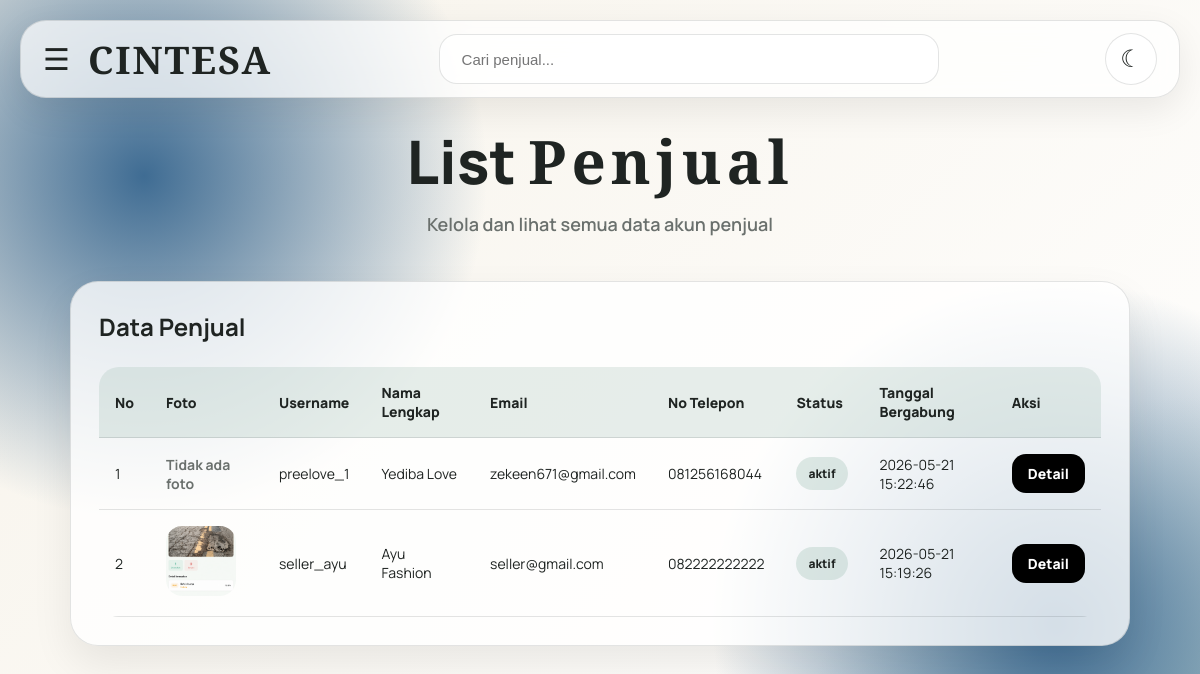
The page /admin/list_penjual.php (signed in) on the database its author committed.
### tables this page shows
CREATE TABLE `user` (
  `id_user` int(11) NOT NULL,
  `foto_profile` varchar(255) DEFAULT NULL,
  `username` varchar(50) NOT NULL,
  `nama_lengkap` varchar(100) NOT NULL,
  `email` varchar(100) NOT NULL,
  `password` varchar(255) NOT NULL,
  `nomor_telepon` varchar(20) DEFAULT NULL,
  `role` enum('admin','penjual','pembeli') NOT NULL,
  `status` enum('aktif','nonaktif') DEFAULT 'aktif',
  `tanggal_bergabung` datetime DEFAULT current_timestamp()
);

### admin/list_penjual.php (the view, shortened to what this page needs)
<?php
include '../include/koneksi.php';
$query = mysqli_query($koneksi, "SELECT * FROM user
    WHERE role='penjual'
    ORDER BY tanggal_bergabung DESC
");
?>
<!DOCTYPE html>
<html lang="id">
<head>
    <link rel="stylesheet" href="../assets/css/login.css">
    <link rel="stylesheet" href="../assets/css/admin.css">
    <link rel="stylesheet" href="../assets/css/table_admin.css">
</head>
<body>
<nav class="top-navbar">
    <div class="nav-left">
        <button class="menu-btn" id="menuToggle">☰</button>
        <h2>CINTESA</h2>
    </div>
    <div class="nav-center">
        <input type="text" placeholder="Cari penjual...">
    </div>
    <div class="nav-right">
        <button class="theme-toggle" id="themeToggle">☾</button>
    </div>
</nav>
<div class="admin-container">
    <div class="admin-header">
        <h1>List <span class="brand">Penjual</span></h1>
        <p>Kelola dan lihat semua data akun penjual</p>
    </div>
    <div class="table-card">
        <div class="table-title">
            <h2>Data Penjual</h2>
        </div>
        <div class="table-responsive">
            <table class="admin-table">
                <thead>
                    <tr>
                        <th>No</th>
                        <th>Foto</th>
                        <th>Username</th>
                        <th>Nama Lengkap</th>
                        <th>Email</th>
                        <th>No Telepon</th>
                        <th>Status</th>
                        <th>Tanggal Bergabung</th>
                        <th>Aksi</th>
                    </tr>
                </thead>
                <tbody>
                    <?php
                    $no = 1;
                    if (mysqli_num_rows($query) > 0) {
                        while ($data = mysqli_fetch_assoc($query)) {
                    ?>
                    <tr>
                        <td><?php echo $no++; ?></td>
                        <td>
                            <?php if (!empty($data['foto_profile'])) { ?>
                                <img class="table-img" src="../uploads/profile/<?php echo htmlspecialchars($data['foto_profile']); ?>">
                            <?php } else { ?>
                                <span class="empty-text">Tidak ada foto</span>
                            <?php } ?>
                        </td>
                        <td><?php echo htmlspecialchars($data['username']); ?></td>
                        <td><?php echo htmlspecialchars($data['nama_lengkap']); ?></td>
                        <td><?php echo htmlspecialchars($data['email']); ?></td>
                        <td><?php echo htmlspecialchars($data['nomor_telepon']); ?></td>
                        <td>
                            <span class="status-badge">
                                <?php echo htmlspecialchars($data['status']); ?>
                            </span>
                        </td>
                        <td><?php echo htmlspecialchars($data['tanggal_bergabung']); ?></td>
                        <td>
                            <a class="btn-detail" href="detail_user.php?id=<?php echo $data['id_user']; ?>">
                                Detail
                            </a>
                        </td>
                    </tr>
                    <?php
                        }
                    } else {
                    ?>
                    <tr>
                        <td colspan="9" class="empty-data">Belum ada data penjual.</td>
                    </tr>
                    <?php } ?>
                </tbody>
            </table>
        </div>
    </div>
</div>
</body>
</html>

### assets/css/login.css (style rules this page uses)
* { margin: 0; padding: 0; box-sizing: border-box; }
:root { --bg-1: #f7f3ea; --bg-2: #ded7ca; --bg-3: #9dbdb1; --text: #1f2422; --muted: #6a706d; --field: rgba(255, 255, 255, 0.78); --border: rgba(31, 36, 34, 0.12); --black: #080808; --box: rgba(255, 255, 255, 0.55); --accent: #7b9b91; }
body { min-height: 100svh; font-family: "Manrope", Arial, sans-serif; color: var(--text); background: radial-gradient(circle at 12% 22%, #3f6c93, transparent 28%), radial-gradient(circle at 88% 78%, #3f6c93, transparent 28%), radial-gradient(circle at bottom right, #b9d3ca, transparent 28%), linear-gradient(135deg, #f7f3ea, #ffffff); display: grid; place-items: center; padding: 90px 24px 40px; transition: 0.4s ease; }
.theme-toggle { position: fixed; top: 28px; right: 32px; width: 52px; height: 52px; border: none; border-radius: 50%; cursor: pointer; background: var(--box); color: var(--text); border: 1px solid var(--border); backdrop-filter: blur(14px); font-size: 24px; transition: 0.3s ease; z-index: 10; }

### assets/css/admin.css (style rules this page uses)
.admin-container { width: min(100%, 1200px); margin-top: 130px; animation: fadeUp 0.9s ease both; }
.top-navbar { position: fixed; top: 20px; left: 20px; right: 20px; height: 78px; background: rgba(255,255,255,0.72); border: 1px solid var(--border); border-radius: 26px; backdrop-filter: blur(16px); display: flex; align-items: center; justify-content: space-between; padding: 0 22px; z-index: 999; box-shadow: 0 12px 35px rgba(0,0,0,0.08); }
.nav-left { display: flex; align-items: center; gap: 18px; }
.nav-left h2 { font-family: "Playfair Display", serif; letter-spacing: 2px; font-size: 38px; color: var(--text); }
.menu-btn { border: none; background: transparent; font-size: 30px; cursor: pointer; color: var(--text); }
.nav-center { flex: 1; display: flex; justify-content: center; padding: 0 40px; }
.nav-center input { width: min(100%, 500px); height: 50px; border: 1px solid var(--border); border-radius: 18px; padding: 0 22px; outline: none; background: var(--field); color: var(--text); font-size: 15px; transition: 0.3s ease; }
.nav-right { display: flex; align-items: center; gap: 14px; }
.theme-toggle { position: static; width: 52px; height: 52px; flex-shrink: 0; }
.admin-header { text-align: center; margin-bottom: 45px; }
.admin-header h1 { font-size: clamp(38px, 5vw, 62px); font-weight: 800; color: var(--text); margin-bottom: 10px; }
.admin-header .brand { font-family: "Playfair Display", serif; letter-spacing: 5px; }
.admin-header p { font-size: 18px; color: var(--muted); font-weight: 600; }
@media (max-width: 1200px) { body { display: block !important; padding: 120px 24px 40px; } }
@media (max-width: 1200px) { .admin-container { width: 92%; margin: 0 auto; } }

### assets/css/table_admin.css (style rules this page uses)
.table-card { width: 100%; background: var(--field); border: 1px solid var(--border); border-radius: 28px; padding: 28px; backdrop-filter: blur(14px); box-shadow: 0 18px 40px rgba(0,0,0,0.08); }
.table-title { display: flex; justify-content: space-between; align-items: center; gap: 16px; margin-bottom: 24px; }
.table-title h2 { color: var(--text); font-size: 24px; }
.table-responsive { width: 100%; overflow-x: auto; border-radius: 20px; }
.admin-table { width: 100%; min-width: 950px; border-collapse: collapse; }
.admin-table th, .admin-table td { padding: 16px; text-align: left; border-bottom: 1px solid var(--border); color: var(--text); font-size: 14px; vertical-align: middle; }
.admin-table th { background: rgba(157,189,177,0.25); font-weight: 800; }
.table-img { width: 70px; height: 70px; object-fit: cover; border-radius: 16px; }
.btn-detail { display: inline-flex; align-items: center; justify-content: center; padding: 10px 16px; border-radius: 14px; background: #000; color: #fff; text-decoration: none; font-weight: 800; transition: 0.3s ease; }
.status-badge { display: inline-block; padding: 8px 12px; border-radius: 999px; background: rgba(157,189,177,0.32); font-weight: 800; font-size: 12px; }
.empty-text { color: var(--muted); font-weight: 700; }

### rows shown on the page
user: foto_profile "Tidak ada foto", username "preelove_1", nama_lengkap "Yediba Love", email "zekeen671@gmail.com", nomor_telepon "081256168044", status "aktif", tanggal_bergabung "2026-05-21 15:22:46"
user: foto_profile (picture), username "seller_ayu", nama_lengkap "Ayu Fashion", email "seller@gmail.com", nomor_telepon "082222222222", status "aktif", tanggal_bergabung "2026-05-21 15:19:26"
